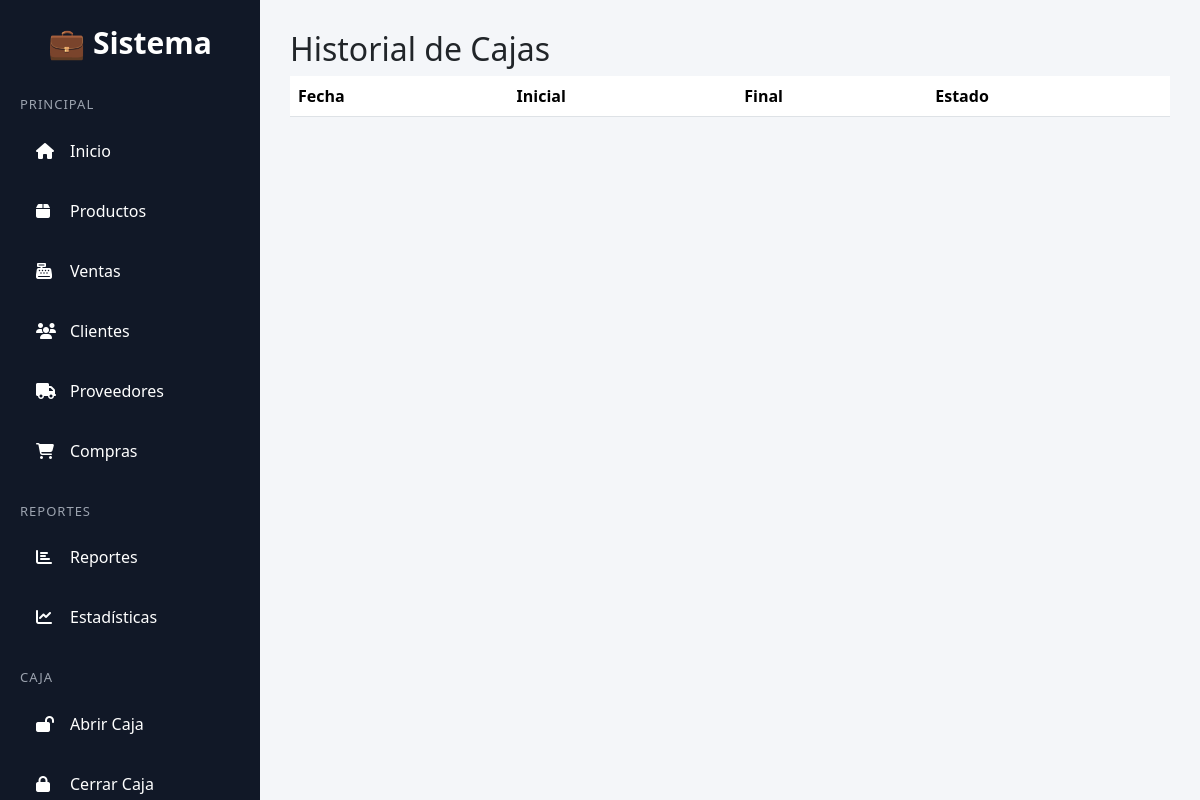
Before: /ventas/caja/historial/ (signed in) with the older database file.
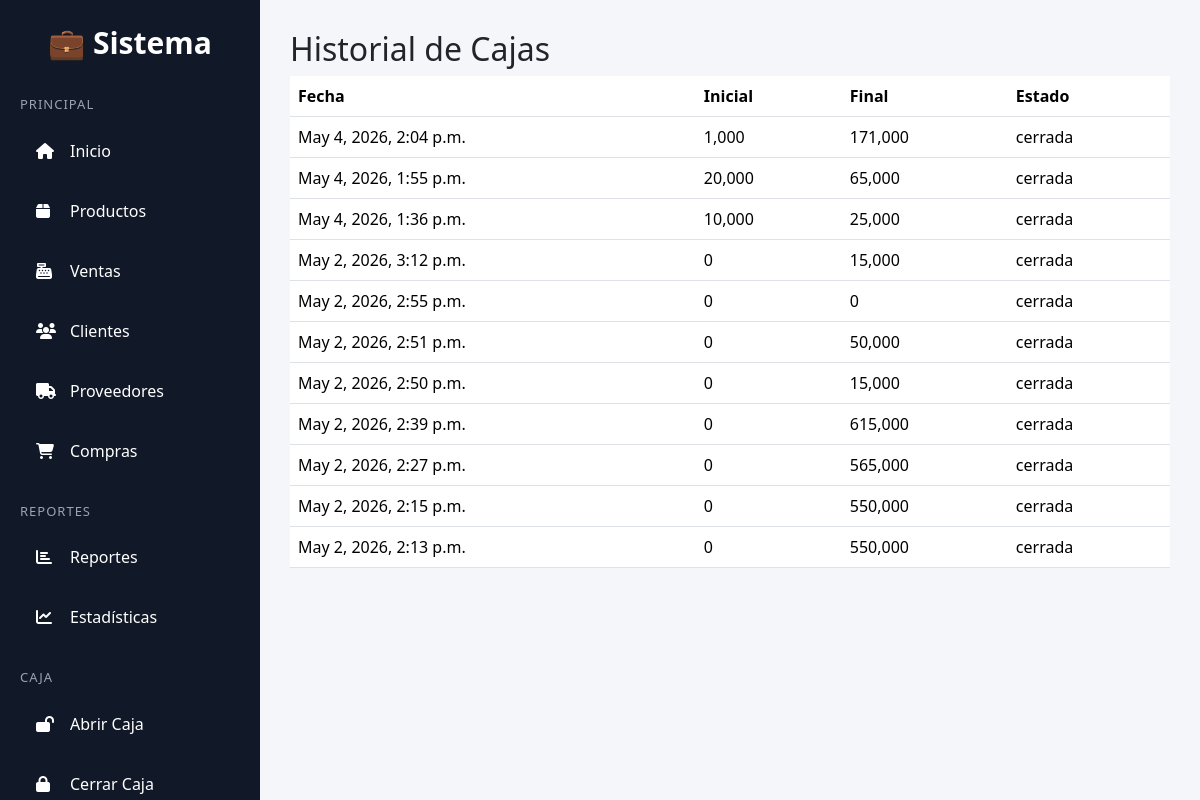
After: the same page with the newer database file.
### ventas/models.py (models this page shows, shortened)
class Caja(models.Model):
    negocio = models.ForeignKey(Negocio, on_delete=models.CASCADE)
    usuario = models.ForeignKey(User, on_delete=models.CASCADE)
    fecha_apertura = models.DateTimeField(auto_now_add=True)
    fecha_cierre = models.DateTimeField(null=True, blank=True)
    monto_inicial = models.DecimalField(max_digits=10, decimal_places=0)
    monto_final = models.DecimalField(
        max_digits=10, decimal_places=0, null=True, blank=True
    )
    estado = models.CharField(max_length=10, default="abierta")

### ventas/views.py (the view)
# urls.py: path("caja/historial/", historial_cajas, name="historial_cajas"),
@login_required
def historial_cajas(request):
    negocio = Negocio.objects.filter(usuarios=request.user).first()
    cajas = Caja.objects.filter(negocio=negocio).order_by("-fecha_apertura")
    return render(request, "historial_cajas.html", {"cajas": cajas})

### templates/historial_cajas.html
{% extends "base.html" %}
{% block content %}
<h2>Historial de Cajas</h2>
<table class="table">
<tr>
    <th>Fecha</th>
    <th>Inicial</th>
    <th>Final</th>
    <th>Estado</th>
</tr>
{% for c in cajas %}
<tr>
    <td>{{ c.fecha_apertura }}</td>
    <td>{{ c.monto_inicial }}</td>
    <td>{{ c.monto_final }}</td>
    <td>{{ c.estado }}</td>
</tr>
{% endfor %}
</table>
{% endblock %}

Changed rows visible on the page:
added Caja: fecha_apertura "May 4, 2026, 2:04 p.m.", monto_inicial "1,000", monto_final "171,000", estado "cerrada"
added Caja: fecha_apertura "May 4, 2026, 1:55 p.m.", monto_inicial "20,000", monto_final "65,000", estado "cerrada"
added Caja: fecha_apertura "May 4, 2026, 1:36 p.m.", monto_inicial "10,000", monto_final "25,000", estado "cerrada"
added Caja: fecha_apertura "May 2, 2026, 3:12 p.m.", monto_inicial "0", monto_final "15,000", estado "cerrada"
added Caja: fecha_apertura "May 2, 2026, 2:55 p.m.", monto_inicial "0", monto_final "0", estado "cerrada"
added Caja: fecha_apertura "May 2, 2026, 2:51 p.m.", monto_inicial "0", monto_final "50,000", estado "cerrada"
added Caja: fecha_apertura "May 2, 2026, 2:50 p.m.", monto_inicial "0", monto_final "15,000", estado "cerrada"
added Caja: fecha_apertura "May 2, 2026, 2:39 p.m.", monto_inicial "0", monto_final "615,000", estado "cerrada"
added Caja: fecha_apertura "May 2, 2026, 2:27 p.m.", monto_inicial "0", monto_final "565,000", estado "cerrada"
added Caja: fecha_apertura "May 2, 2026, 2:15 p.m.", monto_inicial "0", monto_final "550,000", estado "cerrada"
added Caja: fecha_apertura "May 2, 2026, 2:13 p.m.", monto_inicial "0", monto_final "550,000", estado "cerrada"
